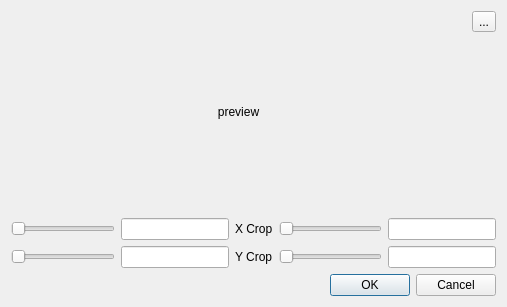
<?xml version="1.0" encoding="UTF-8"?>
<ui version="4.0">
 <class>CropSetupDialog_UI</class>
 <widget class="QDialog" name="CropSetupDialog_UI">
  <property name="geometry">
   <rect>
    <x>0</x>
    <y>0</y>
    <width>507</width>
    <height>307</height>
   </rect>
  </property>
  <property name="windowTitle">
   <string>Dialog</string>
  </property>
  <layout class="QVBoxLayout" name="verticalLayout_2">
   <item>
    <layout class="QHBoxLayout" name="horizontalLayout_3">
     <item>
      <widget class="QLabel" name="label">
       <property name="sizePolicy">
        <sizepolicy hsizetype="Expanding" vsizetype="Expanding">
         <horstretch>0</horstretch>
         <verstretch>0</verstretch>
        </sizepolicy>
       </property>
       <property name="text">
        <string>preview</string>
       </property>
       <property name="alignment">
        <set>Qt::AlignCenter</set>
       </property>
      </widget>
     </item>
     <item>
      <layout class="QVBoxLayout" name="verticalLayout">
       <item>
        <widget class="QToolButton" name="toolButton">
         <property name="text">
          <string>...</string>
         </property>
         <property name="icon">
          <iconset resource="qt_assets.qrc">
           <normaloff>:/assets/images/refersh_icon.png</normaloff>:/assets/images/refersh_icon.png</iconset>
         </property>
        </widget>
       </item>
       <item>
        <spacer name="verticalSpacer">
         <property name="orientation">
          <enum>Qt::Vertical</enum>
         </property>
         <property name="sizeHint" stdset="0">
          <size>
           <width>20</width>
           <height>40</height>
          </size>
         </property>
        </spacer>
       </item>
      </layout>
     </item>
    </layout>
   </item>
   <item>
    <layout class="QHBoxLayout" name="horizontalLayout">
     <item>
      <widget class="QSlider" name="horizontalSlider">
       <property name="orientation">
        <enum>Qt::Horizontal</enum>
       </property>
      </widget>
     </item>
     <item>
      <widget class="QLineEdit" name="lineEdit"/>
     </item>
     <item>
      <widget class="QLabel" name="label_2">
       <property name="text">
        <string>X Crop</string>
       </property>
      </widget>
     </item>
     <item>
      <widget class="QSlider" name="horizontalSlider_4">
       <property name="orientation">
        <enum>Qt::Horizontal</enum>
       </property>
      </widget>
     </item>
     <item>
      <widget class="QLineEdit" name="lineEdit_4"/>
     </item>
    </layout>
   </item>
   <item>
    <layout class="QHBoxLayout" name="horizontalLayout_2">
     <item>
      <widget class="QSlider" name="horizontalSlider_2">
       <property name="orientation">
        <enum>Qt::Horizontal</enum>
       </property>
      </widget>
     </item>
     <item>
      <widget class="QLineEdit" name="lineEdit_2"/>
     </item>
     <item>
      <widget class="QLabel" name="label_3">
       <property name="text">
        <string>Y Crop</string>
       </property>
      </widget>
     </item>
     <item>
      <widget class="QSlider" name="horizontalSlider_3">
       <property name="orientation">
        <enum>Qt::Horizontal</enum>
       </property>
      </widget>
     </item>
     <item>
      <widget class="QLineEdit" name="lineEdit_3"/>
     </item>
    </layout>
   </item>
   <item>
    <widget class="QDialogButtonBox" name="buttonBox">
     <property name="orientation">
      <enum>Qt::Horizontal</enum>
     </property>
     <property name="standardButtons">
      <set>QDialogButtonBox::Cancel|QDialogButtonBox::Ok</set>
     </property>
    </widget>
   </item>
  </layout>
 </widget>
 <resources>
  <include location="qt_assets.qrc"/>
 </resources>
 <connections>
  <connection>
   <sender>buttonBox</sender>
   <signal>accepted()</signal>
   <receiver>CropSetupDialog_UI</receiver>
   <slot>accept()</slot>
   <hints>
    <hint type="sourcelabel">
     <x>248</x>
     <y>254</y>
    </hint>
    <hint type="destinationlabel">
     <x>157</x>
     <y>274</y>
    </hint>
   </hints>
  </connection>
  <connection>
   <sender>buttonBox</sender>
   <signal>rejected()</signal>
   <receiver>CropSetupDialog_UI</receiver>
   <slot>reject()</slot>
   <hints>
    <hint type="sourcelabel">
     <x>316</x>
     <y>260</y>
    </hint>
    <hint type="destinationlabel">
     <x>286</x>
     <y>274</y>
    </hint>
   </hints>
  </connection>
 </connections>
</ui>
